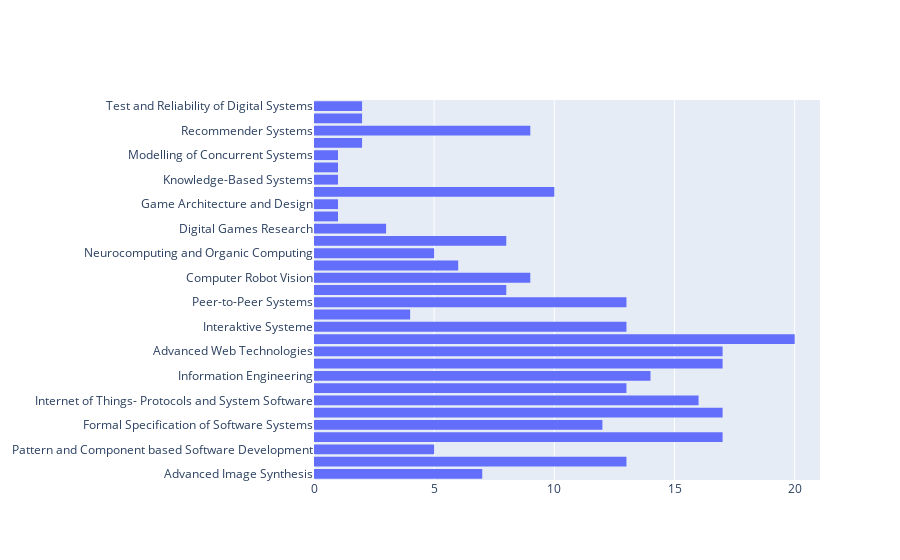

Notebook cell for this chart:
### Code cell
fig5 = go.Figure(data=[go.Histogram(y=df_subs1['sub'].values)])
fig5.show()

### Figure 1 — Plotly figure (JSON) as saved in the notebook; plotly's stock layout.template omitted (floating-point values rounded to 4 significant figures; data arrays with more than 128 entries replaced by an {"elided": "..."} marker saying what was removed)
{"data": [{"type": "histogram", "y": {"elided": "267 str values"}}], "layout": {}}
